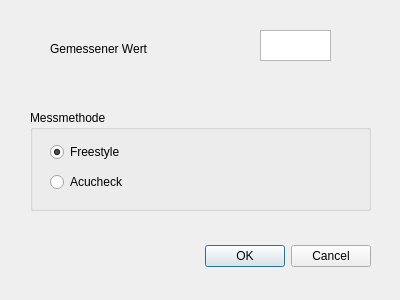
<?xml version="1.0" encoding="UTF-8"?>
<ui version="4.0">
 <class>inputGlucoValue</class>
 <widget class="QDialog" name="inputGlucoValue">
  <property name="windowModality">
   <enum>Qt::ApplicationModal</enum>
  </property>
  <property name="geometry">
   <rect>
    <x>0</x>
    <y>0</y>
    <width>400</width>
    <height>300</height>
   </rect>
  </property>
  <property name="windowTitle">
   <string>Dialog</string>
  </property>
  <widget class="QDialogButtonBox" name="buttonBox">
   <property name="geometry">
    <rect>
     <x>30</x>
     <y>240</y>
     <width>341</width>
     <height>32</height>
    </rect>
   </property>
   <property name="orientation">
    <enum>Qt::Horizontal</enum>
   </property>
   <property name="standardButtons">
    <set>QDialogButtonBox::Cancel|QDialogButtonBox::Ok</set>
   </property>
  </widget>
  <widget class="QPlainTextEdit" name="txtGlucoValue">
   <property name="geometry">
    <rect>
     <x>260</x>
     <y>30</y>
     <width>71</width>
     <height>31</height>
    </rect>
   </property>
  </widget>
  <widget class="QGroupBox" name="measureMethod">
   <property name="geometry">
    <rect>
     <x>30</x>
     <y>110</y>
     <width>341</width>
     <height>101</height>
    </rect>
   </property>
   <property name="title">
    <string>Messmethode</string>
   </property>
   <widget class="QRadioButton" name="radioFreestyle">
    <property name="geometry">
     <rect>
      <x>20</x>
      <y>30</y>
      <width>118</width>
      <height>24</height>
     </rect>
    </property>
    <property name="text">
     <string>Freestyle</string>
    </property>
    <property name="checked">
     <bool>true</bool>
    </property>
   </widget>
   <widget class="QRadioButton" name="radioAcucheck">
    <property name="geometry">
     <rect>
      <x>20</x>
      <y>60</y>
      <width>118</width>
      <height>24</height>
     </rect>
    </property>
    <property name="text">
     <string>Acucheck</string>
    </property>
   </widget>
  </widget>
  <widget class="QLabel" name="lblGlucoValue">
   <property name="geometry">
    <rect>
     <x>50</x>
     <y>40</y>
     <width>141</width>
     <height>18</height>
    </rect>
   </property>
   <property name="text">
    <string>Gemessener Wert</string>
   </property>
  </widget>
 </widget>
 <resources/>
 <connections>
  <connection>
   <sender>buttonBox</sender>
   <signal>accepted()</signal>
   <receiver>inputGlucoValue</receiver>
   <slot>accept()</slot>
   <hints>
    <hint type="sourcelabel">
     <x>248</x>
     <y>254</y>
    </hint>
    <hint type="destinationlabel">
     <x>157</x>
     <y>274</y>
    </hint>
   </hints>
  </connection>
  <connection>
   <sender>buttonBox</sender>
   <signal>rejected()</signal>
   <receiver>inputGlucoValue</receiver>
   <slot>reject()</slot>
   <hints>
    <hint type="sourcelabel">
     <x>316</x>
     <y>260</y>
    </hint>
    <hint type="destinationlabel">
     <x>286</x>
     <y>274</y>
    </hint>
   </hints>
  </connection>
 </connections>
</ui>
